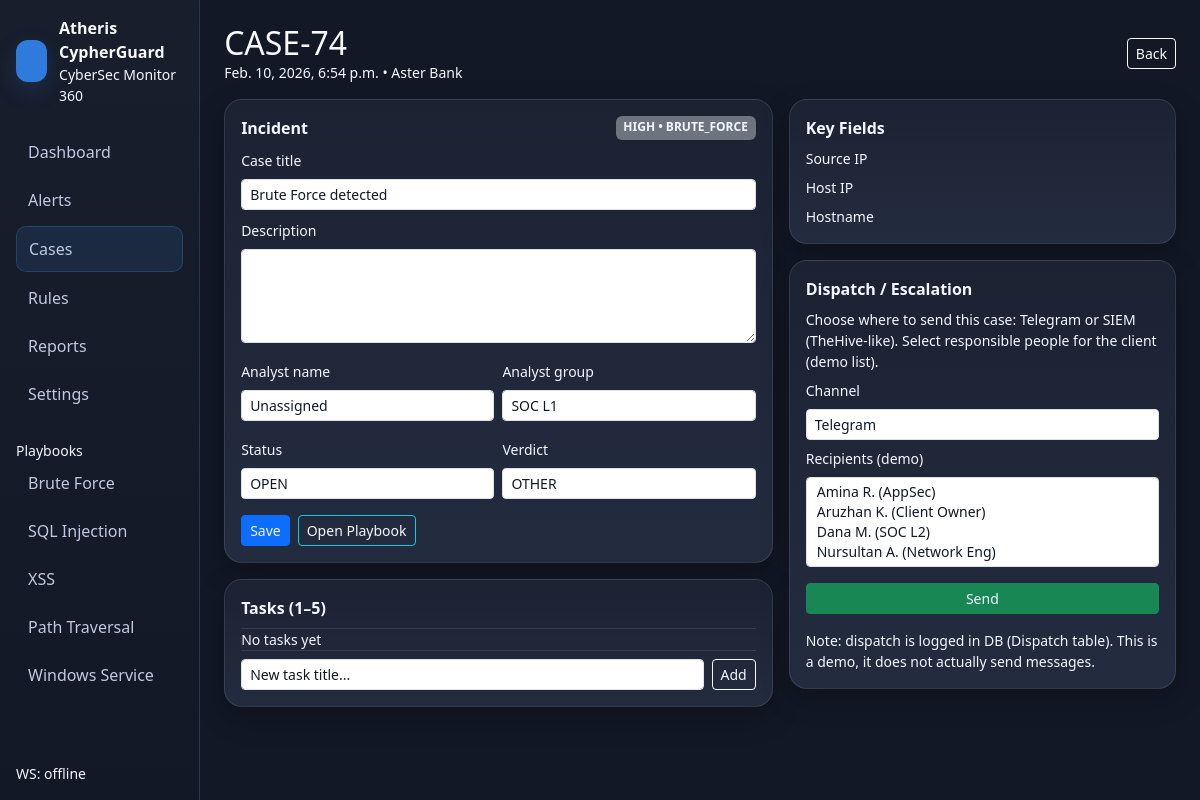
Page /cases/74/ on the committed database.
### soc/models.py (models this page shows, shortened)
class Case(models.Model):
    created_at = models.DateTimeField(default=timezone.now)
    updated_at = models.DateTimeField(default=timezone.now)
    client = models.ForeignKey("core.Client", on_delete=models.CASCADE, related_name="cases")
    severity = models.CharField(max_length=16, choices=Severity.choices)
    incident_type = models.CharField(max_length=40, choices=IncidentType.choices)
    status = models.CharField(max_length=16, choices=CaseStatus.choices, default=CaseStatus.OPEN)
    verdict = models.CharField(max_length=20, choices=Verdict.choices, default=Verdict.OTHER)
    title = models.CharField(max_length=220)
    description = models.TextField(blank=True, default="")
    analyst_name = models.CharField(max_length=80, default="Unassigned")
    analyst_group = models.CharField(max_length=80, default="SOC L1")
    source_ip = models.CharField(max_length=64, blank=True, default="")
    host_ip = models.CharField(max_length=64, blank=True, default="")
    hostname = models.CharField(max_length=120, blank=True, default="")
    evidence = models.JSONField(default=dict)

### core/models.py (models this page shows, shortened)
class Client(models.Model):
    name = models.CharField(max_length=120, unique=True)
    sla_critical_min = models.IntegerField(default=60)     # 15-60
    sla_high_min = models.IntegerField(default=240)        # 1-4h
    sla_medium_min = models.IntegerField(default=480)      # 4-8h
    sla_low_min = models.IntegerField(default=1440)        # 24-72h

### soc/views.py (the view)
# urls.py: path("cases/<int:case_id>/", soc_views.case_detail_page, name="case_detail"),
def case_detail_page(request, case_id: int):
    lang = _ui_lang(request)
    case = get_object_or_404(Case, id=case_id)
    client_employees = list(case.client.employees.all().order_by("full_name")[:5])
    return render(request, "case_detail.html", {
        "lang": lang,
        "case": case,
        "employees": client_employees,
        "statuses": CaseStatus.values,
        "verdicts": Verdict.values,
    })

### soc/views.py (called while the page is built)
def _ui_lang(request):
    return request.session.get("ui_lang", "en")

### templates/case_detail.html (shortened to what this page needs)
{% extends "base.html" %}
{% block content %}
<div class="d-flex justify-content-between align-items-center mb-3">
  <div>
    <h2 class="m-0">CASE-{{ case.id }}</h2>
    <div class="small text-secondary">{{ case.created_at }} • {{ case.client.name }}</div>
  </div>
  <a class="btn btn-sm btn-outline-light" href="/cases/">Back</a>
</div>
<div class="row g-3">
  <div class="col-12 col-lg-7">
    <div class="card card-dark p-3 mb-3">
      <div class="d-flex justify-content-between">
        <div class="fw-semibold">Incident</div>
        <div class="badge bg-secondary">{{ case.severity }} • {{ case.incident_type }}</div>
      </div>
      <div class="mt-2">
        <label class="form-label small text-secondary">Case title</label>
        <input class="form-control form-control-sm" id="caseTitle" value="{{ case.title }}">
      </div>
      <div class="mt-2">
        <label class="form-label small text-secondary">Description</label>
        <textarea class="form-control form-control-sm" rows="4" id="caseDesc">{{ case.description }}</textarea>
      </div>
      <div class="row g-2 mt-2">
        <div class="col-6">
          <label class="form-label small text-secondary">Analyst name</label>
          <input class="form-control form-control-sm" id="analystName" value="{{ case.analyst_name }}">
        </div>
        <div class="col-6">
          <label class="form-label small text-secondary">Analyst group</label>
          <input class="form-control form-control-sm" id="analystGroup" value="{{ case.analyst_group }}">
        </div>
      </div>
      <div class="row g-2 mt-2">
        <div class="col-6">
          <label class="form-label small text-secondary">Status</label>
          <select class="form-select form-select-sm" id="caseStatus">
            {% for s in statuses %}<option value="{{ s }}" {% if case.status == s %}selected{% endif %}>{{ s }}</option>{% endfor %}
          </select>
        </div>
        <div class="col-6">
          <label class="form-label small text-secondary">Verdict</label>
          <select class="form-select form-select-sm" id="caseVerdict">
            {% for v in verdicts %}<option value="{{ v }}" {% if case.verdict == v %}selected{% endif %}>{{ v }}</option>{% endfor %}
          </select>
        </div>
      </div>
      <div class="d-flex gap-2 mt-3">
        <button class="btn btn-sm btn-primary" onclick="window.MONITOR.saveCase({{ case.id }})">Save</button>
        <a class="btn btn-sm btn-outline-info" href="/playbooks/{% if case.incident_type == 'BRUTE_FORCE' %}bruteforce{% elif case.incident_type == 'SQL_INJECTION' %}sqli{% elif case.incident_type == 'XSS' %}xss{% elif case.incident_type == 'PATH_TRAVERSAL' %}path-traversal{% else %}win-service{% endif %}/">Open Playbook</a>
      </div>
    </div>
    <div class="card card-dark p-3">
      <div class="fw-semibold mb-2">Tasks (1–5)</div>
      <div class="list-group list-group-flush">
        {% for t in case.tasks.all %}
          <button class="list-group-item list-group-item-dark d-flex justify-content-between align-items-center" onclick="window.MONITOR.toggleTask({{ case.id }}, {{ t.id }})">
            <span>
              {% if t.done %}✅{% else %}⬜{% endif %} {{ t.title }}
            </span>
            <span class="small text-secondary">toggle</span>
          </button>
        {% empty %}
          <div class="text-secondary small">No tasks yet</div>
        {% endfor %}
      </div>
      <div class="mt-2 d-flex gap-2">
        <input class="form-control form-control-sm" id="newTaskTitle" placeholder="New task title...">
        <button class="btn btn-sm btn-outline-light" onclick="window.MONITOR.addTask({{ case.id }})">Add</button>
      </div>
    </div>
  </div>
  <div class="col-12 col-lg-5">
    <div class="card card-dark p-3 mb-3">
      <div class="fw-semibold mb-2">Key Fields</div>
      <div class="row g-2 small">
        <div class="col-6 text-secondary">Source IP</div><div class="col-6">{{ case.source_ip }}</div>
        <div class="col-6 text-secondary">Host IP</div><div class="col-6">{{ case.host_ip }}</div>
        <div class="col-6 text-secondary">Hostname</div><div class="col-6">{{ case.hostname }}</div>
      </div>
    </div>
    <div class="card card-dark p-3">
      <div class="fw-semibold mb-2">Dispatch / Escalation</div>
      <div class="small text-secondary mb-2">Choose where to send this case: Telegram or SIEM (TheHive-like). Select responsible people for the client (demo list).</div>
      <label class="form-label small text-secondary">Channel</label>
      <select class="form-select form-select-sm" id="dispatchChannel">
        <option value="TELEGRAM">Telegram</option>
      </select>
      <label class="form-label small text-secondary mt-2">Recipients (demo)</label>
      <select class="form-select form-select-sm" multiple id="dispatchRecipients">
        {% for e in employees %}
          <option value="{{ e.telegram_handle|default:e.email }}">{{ e.full_name }} ({{ e.role }})</option>
        {% endfor %}
      </select>
      <button class="btn btn-sm btn-success mt-3" onclick="window.MONITOR.dispatchCase({{ case.id }})">Send</button>
      <div class="mt-3 small text-secondary">
        Note: dispatch is logged in DB (Dispatch table). This is a demo, it does not actually send messages.
      </div>
    </div>
  </div>
</div>
{% endblock %}

### static/style.css (style rules this page uses)
:root { --bg:#121826; --panel:#1b2232; --panel2:#232c3f; --border:#2b3750; --accent:#4aa3ff; }
.app-bg { background: var(--bg); }
.card-dark { background: linear-gradient(180deg, var(--panel), var(--panel2)); border: 1px solid var(--border); border-radius: 18px; box-shadow: 0 10px 28px rgba(0,0,0,.25); }
.card-dark { border: 1px solid rgba(255,255,255,.10); }
body, .app-bg { color: #F3F7FF; }
.card-dark, .card-dark * { color: #F3F7FF !important; opacity: 1 !important; }
.text-secondary, .text-muted, .small, small { color: #F3F7FF !important; opacity: 1 !important; }
.card-dark h1, .card-dark h2, .card-dark h3, .card-dark h4, .card-dark h5, .card-dark li, .card-dark p, .card-dark label, .card-dark span, .card-dark div { color: #F3F7FF !important; opacity: 1 !important; }
.card-dark .form-control, .card-dark .form-select { color: #F3F7FF !important; }
.card-dark .form-control::placeholder { color: rgba(243,247,255,.75) !important; opacity: 1 !important; }
select.form-select, select.form-select option { color: #111827 !important; background: #ffffff !important; }
.card-dark input.form-control, .card-dark textarea.form-control, .card-dark select.form-select { color: #111827 !important; background-color: #ffffff !important; -webkit-text-fill-color: #111827 !important; }
.card-dark input.form-control::placeholder, .card-dark textarea.form-control::placeholder { color: #6b7280 !important; opacity: 1 !important; }
.card-dark select.form-select option { color: #111827 !important; background: #ffffff !important; }

### rows in the picture
Case: id "74", created_at "Feb. 10, 2026, 6:54 p.m.", client.name "Aster Bank", severity "HIGH", incident_type "BRUTE_FORCE", title "Brute Force detected", analyst_name "Unassigned", analyst_group "SOC L1", status "OPEN", verdict "OTHER"
